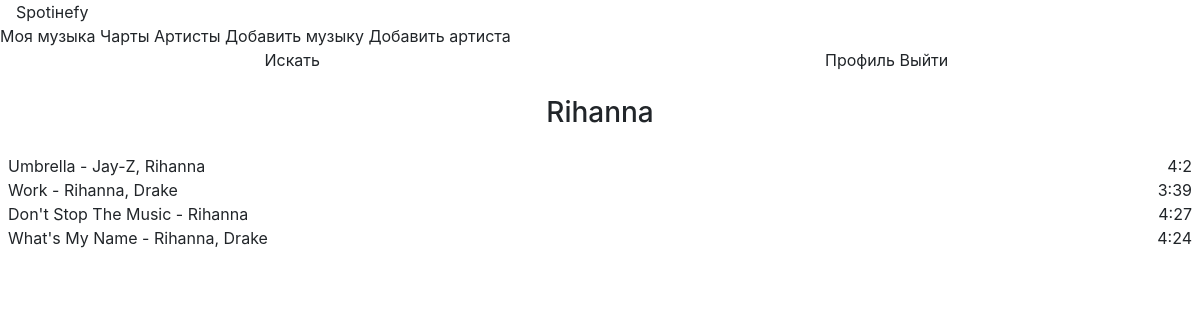
The app's page /artist/25 with its own data.
### data/authors.py (models this page shows)
class Author(SqlAlchemyBase):
    __tablename__ = 'authors'
    id = sqlalchemy.Column(sqlalchemy.Integer,
                           primary_key=True, autoincrement=True)
    name = sqlalchemy.Column(sqlalchemy.String, nullable=True)
    songs = orm.relationship("Song", secondary="links")

### data/songs.py (models this page shows)
class Song(SqlAlchemyBase):
    __tablename__ = 'songs'
    id = sqlalchemy.Column(sqlalchemy.Integer,
                           primary_key=True, autoincrement=True)
    name = sqlalchemy.Column(sqlalchemy.String, nullable=True)
    duration = sqlalchemy.Column(sqlalchemy.Integer)
    clip = sqlalchemy.Column(sqlalchemy.String, nullable=True)
    year = sqlalchemy.Column(sqlalchemy.Integer)
    authors = orm.relationship("Author", secondary="links")

### main.py (the view)
@app.route('/artist/<id>', methods=["POST", "GET"])
def give_artist(id):
    author = db_sess.query(Author).filter(Author.id == id).first()
    songs = []
    song_ids = list(db_sess.query(Link).filter(Link.author_id == id).all())
    song_ids = list(map(lambda x: x.song_id, song_ids))
    for i in range(len(song_ids)):
        songs.append(db_sess.query(Song).filter(Song.id == song_ids[i]).first())
    print(songs)
    for i in range(len(songs)):
        songs[i] = (", ".join(
            map(
                lambda x: x.name,
                db_sess.query(Author).filter(
                    Author.id.in_(json.loads(get_song_data(songs[i].id))["authors"])
                ),
            )
        ), songs[i])
    return render_template("give_artist.html", author=author, songs=songs)

### main.py (called while the page is built)
@app.route("/get-song-data/<id>")
def get_song_data(id):
    res = {}
    song = db_sess.query(Song).filter(Song.id == id).first()
    res["authors"] = list(
        map(lambda x: x.author_id, db_sess.query(Link).filter(Link.song_id == id))
    )
    res["year"] = song.year
    res["duration"] = song.duration
    res["name"] = song.name
    return json.dumps(res)

### templates/give_artist.html (shortened to what this page needs)
{% extends "base.html" %} {% block content %}
<div class = "search">
  <div style="display: flex">
    <div class="artist">
        <h3 align="center">{{author.name}}</h3>
    </div>
  </div>
  <b-list-group>
    {% for song in songs: %}
    <b-list-group-item class="d-flex align-items-center"  href="/share-song/{{song[1].id}}">
      <span class="mr-auto">{{song[1].name}} - {{song[0]}}</song></span>
      <b-badge variant="danger">{{song[1].duration // 60}}:{{song[1].duration % 60}}</b-badge>
    </b-list-group-item>
    {% endfor %}
  </b-list-group>
</div>
{% endblock %}

### static/css/style.css (style rules this page uses)
.artist { margin-left: auto !important; margin-right: auto !important; }
.artist { margin: 1rem; }
.search { margin: 0.5rem; }

### records on screen
Author: name "Rihanna", name "Don't Stop The Music", duration "4", song[1].duration%60 "27"
Song: name "Umbrella", song "Jay-Z, Rihanna", duration "4", song[1].duration%60 "2"
Song: name "Work", song "Rihanna, Drake", duration "3", song[1].duration%60 "39"
Song: name "What's My Name", song "Rihanna, Drake", duration "4", song[1].duration%60 "24"
